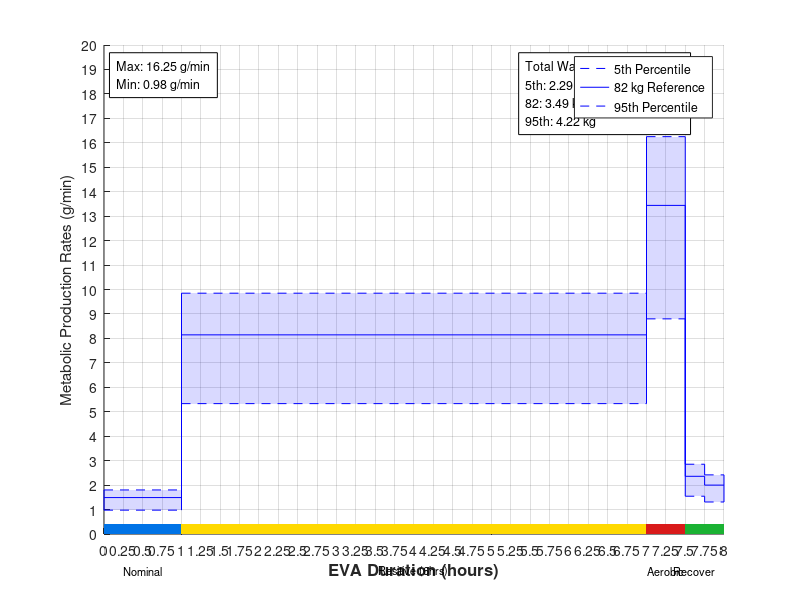

This figure's MATLAB source: (Note: this script raises an error after producing the figure.)
clc; clear; close all;
figure('Units', 'normalized', 'Position', [0.05 0.1 0.9 0.8]);

% % Upper Bound EVA Metabolic Rates: 1 hour nominal activity, 6 hours of resistive activity, 30 min of aerobic activity, and finally 30 min of nominal activity
% MetMan Data (outputs in g/min)

% nominal
watervapor_82_nom = 1.49;

% aerobic
watervapor_82_aero = 13.44; %(13.44+7.09)/2; % MAYBE AVG WITH 7.09 OR TAKE MAX - going with max

% resistive1
watervapor_82_resist1 = 11.07; 
% resistive2
watervapor_82_resist2 = 8.73; 
% resistive3
watervapor_82_resist3 = 6.79; 
% resistive4
watervapor_82_resist4 = 5.99; 

% average resistive
watervapor_82_resist = sum(watervapor_82_resist1 + watervapor_82_resist2 + watervapor_82_resist3 + watervapor_82_resist4)/4;

% recovery1
watervapor_82_recovery1 = 2.36;
% recovery1
watervapor_82_recovery2 = 2.00;
% recovery1
watervapor_82_recovery3 = 1.74;
% recovery4
watervapor_82_recovery4 = 1.59;

% Percentile Masses (kg)
M_5th = 53.685;
M_95th = 99.157;

% CALCULATIONS
% nominal
watervapor_5th_nom = (watervapor_82_nom)*(M_5th/82);
watervapor_95th_nom = (watervapor_82_nom)*(M_95th/82);

% aerobic
watervapor_5th_aero = (watervapor_82_aero)*(M_5th/82);
watervapor_95th_aero = (watervapor_82_aero)*(M_95th/82);



% resistive1
watervapor_5th_resist1 = (watervapor_82_resist1)*(M_5th/82);
watervapor_95th_resist1 = (watervapor_82_resist1)*(M_95th/82);
% resistive2
watervapor_5th_resist2 = (watervapor_82_resist2)*(M_5th/82);
watervapor_95th_resist2 = (watervapor_82_resist2)*(M_95th/82);
% resistive3
watervapor_5th_resist3 = (watervapor_82_resist3)*(M_5th/82);
watervapor_95th_resist3 = (watervapor_82_resist3)*(M_95th/82);
% resistive4
watervapor_5th_resist4 = (watervapor_82_resist4)*(M_5th/82);
watervapor_95th_resist4 = (watervapor_82_resist4)*(M_95th/82);
% AVERAGE
watervapor_5th_resist = (watervapor_82_resist)*(M_5th/82);
watervapor_95th_resist = (watervapor_82_resist)*(M_95th/82);

% % stepping down -0.8 like resisitive3 --> resistive4
% watervapor_82_resist5  = 5.19;
% watervapor_5th_resist5 = (watervapor_82_resist5)*(M_5th/82);
% watervapor_95th_resist5 = (watervapor_82_resist5)*(M_95th/82);
% 
% watervapor_82_resist6  = 4.39;
% watervapor_5th_resist6 = (watervapor_82_resist6)*(M_5th/82);
% watervapor_95th_resist6 = (watervapor_82_resist6)*(M_95th/82);
% 
% watervapor_82_resist7  = 3.59;
% watervapor_5th_resist7 = (watervapor_82_resist7)*(M_5th/82);
% watervapor_95th_resist7 = (watervapor_82_resist7)*(M_95th/82);
% 
% watervapor_82_resist8  = 2.79;
% watervapor_5th_resist8 = (watervapor_82_resist8)*(M_5th/82);
% watervapor_95th_resist8 = (watervapor_82_resist8)*(M_95th/82);
% 
% watervapor_82_resist9  = 1.99;
% watervapor_5th_resist9 = (watervapor_82_resist9)*(M_5th/82);
% watervapor_95th_resist9 = (watervapor_82_resist9)*(M_95th/82);
% 
% watervapor_82_resist10 = 1.49;   % floor at nominal from here on
% watervapor_5th_resist10 = (watervapor_82_resist10)*(M_5th/82);
% watervapor_95th_resist10 = (watervapor_82_resist10)*(M_95th/82);



% recovery1
watervapor_5th_recovery1 = (watervapor_82_recovery1)*(M_5th/82);
watervapor_95th_recovery1 = (watervapor_82_recovery1)*(M_95th/82);
% recovery2
watervapor_5th_recovery2 = (watervapor_82_recovery2)*(M_5th/82);
watervapor_95th_recovery2 = (watervapor_82_recovery2)*(M_95th/82);
% recovery3
watervapor_5th_recovery3 = (watervapor_82_recovery3)*(M_5th/82);
watervapor_95th_recovery3 = (watervapor_82_recovery3)*(M_95th/82);
% recovery4
watervapor_5th_recovery4 = (watervapor_82_recovery4)*(M_5th/82);
watervapor_95th_recovery4 = (watervapor_82_recovery4)*(M_95th/82);


%%%%%%%%%%%%%%%%%%%%%%%%%%%%%%%%%%%%%%%%%%%%%%%%%%%%%%%%%%%%%%%%%%%%%
% PLOT
hold on;

% Time boundaries (one more entry than there are chunks)
% Time boundaries (one more entry than there are chunks)
% 1 hour nominal activity, 6 hours of resistive activity, 30 min of aerobic activity, and finally 30 min of nominal activity

% nom | res1-3 (15 min) | res4-10 (45 min each) | aero | recov1 | recov2
t = [0 1 7 7.5  7.75 8];


% Activity zone for each chunk (nom, aero, resist, or recovery)
zones = {'nom', 'resist', 'aero', 'recovery', 'recovery'};

% Zone colors: blue, red, yellow, green
zone_names  = {'nom', 'aero', 'resist', 'recovery'};
zone_colors = [0 0.45 0.9;    % nominal  - blue
               0.85 0.1 0.1;  % aerobic  - red
               1 0.85 0;      % resistive - yellow
               0.1 0.7 0.2];  % recovery - green

% Task name for each chunk
tasks = {'Nominal', 'Resitive (6hrs)', 'Aerobic', 'Recover', ''};

% Values for each chunk, same order as tasks
wv_5th  = [watervapor_5th_nom watervapor_5th_resist watervapor_5th_aero watervapor_5th_recovery1 watervapor_5th_recovery2];
wv_82   = [watervapor_82_nom  watervapor_82_resist watervapor_82_aero watervapor_82_recovery1 watervapor_82_recovery2];
wv_95th = [watervapor_95th_nom watervapor_95th_resist watervapor_95th_aero watervapor_95th_recovery1 watervapor_95th_recovery2];


% Draw each chunk
for k = 1:length(wv_82)
    x = [t(k) t(k+1)];

    % shaded 5th-95th region
    fill([x fliplr(x)], [wv_5th(k) wv_5th(k) wv_95th(k) wv_95th(k)], 'b', ...
        'FaceAlpha', 0.15, 'EdgeColor', 'none', 'HandleVisibility', 'off')

   
    % lines
    plot(x, [wv_5th(k) wv_5th(k)], '--b')
    plot(x, [wv_82(k) wv_82(k)], 'b')
    plot(x, [wv_95th(k) wv_95th(k)], '--b')


    % task label centered under the chunk
    text(mean(x), -1.5, tasks{k}, 'HorizontalAlignment', 'center', 'FontSize', 8,'Clipping', 'off')

    % colored zone bar along the bottom of the plot
    c = zone_colors(strcmp(zone_names, zones{k}), :);
    fill([x fliplr(x)], [0 0 0.4 0.4], c, 'EdgeColor', 'none', 'HandleVisibility', 'off')

    
end

% Vertical connectors between chunks
for k = 1:length(wv_82)-1
    xb = t(k+1);   % boundary between chunk k and k+1
    plot([xb xb], [wv_5th(k)  wv_5th(k+1)],  '-b', 'HandleVisibility', 'off')
    plot([xb xb], [wv_95th(k) wv_95th(k+1)], '-b', 'HandleVisibility', 'off')
    plot([xb xb], [wv_82(k) wv_82(k+1)], '-b', 'HandleVisibility', 'off')

    
end

% End caps (left edge of first chunk, right edge of last chunk)
plot([t(1) t(1)],     [wv_5th(1)   wv_95th(1)],   '-b', 'HandleVisibility', 'off')
plot([t(end) t(end)], [wv_5th(end) wv_95th(end)], '-b', 'HandleVisibility', 'off')

ylim([0 20])
yticks(0:1:20)
xlim([0 t(end)])
xticks(0:0.25:t(end))

grid on;

% Max/min box (top left)
max_val = max(wv_95th);   % highest 95th percentile rate
min_val = min(wv_5th);    % lowest 5th percentile rate
text(0.02, 0.97, sprintf('Max: %.2f g/min\nMin: %.2f g/min', max_val, min_val), ...
    'Units', 'normalized', 'VerticalAlignment', 'top', 'FontSize', 9, ...
    'BackgroundColor', 'w', 'EdgeColor', 'k', 'Margin', 5)

% Totals (top right)
% Duration of each chunk in minutes (since each activity lasts different amounts of time)
dt = diff(t)*60;

% Total water vapor (g -> kg)
tot_wv_5th  = sum(wv_5th .*dt)/1000;
tot_wv_82   = sum(wv_82  .*dt)/1000;
tot_wv_95th = sum(wv_95th.*dt)/1000;

text(0.68, 0.97, sprintf('Total Water Vapor Produced\n5th: %.2f kg\n82: %.2f kg\n95th: %.2f kg', tot_wv_5th, tot_wv_82, tot_wv_95th), ...
    'Units', 'normalized', 'VerticalAlignment', 'top', 'FontSize', 9, ...
    'BackgroundColor', 'w', 'EdgeColor', 'k', 'Margin', 5)


legend("5th Percentile", "82 kg Reference", "95th Percentile")
xlabel("EVA Duration (hours)", 'FontSize', 12, 'FontWeight', 'bold')
ylabel("Metabolic Production Rates (g/min)")
subtitle("Upper Bound EVA Metabolic Loads")
title("Water Vapor Production Rates with Changing Activity Zones")

% main plot layout: [left bottom width height]
ax = gca;
ax.Position = [0.05 0.2 0.85 0.72];
ax.XLabel.Position(2) = -2.4;
ax.XAxis.FontSize = 7;

% Zone key
zone_labels = {'Nominal', 'Aerobic', 'Resistive', 'Recovery'};
kax = axes('Position', [0.92 0.45 0.02 0.2]);
hold(kax, 'on')
for i = 1:4
    fill(kax, [0 1 1 0], [4-i 4-i 5-i 5-i], zone_colors(i,:), 'EdgeColor', 'k')
    text(kax, 1.3, 4.5-i, zone_labels{i}, 'FontSize', 8, 'VerticalAlignment', 'middle')
end
xlim(kax, [0 1])
ylim(kax, [0 4])
axis(kax, 'off')
